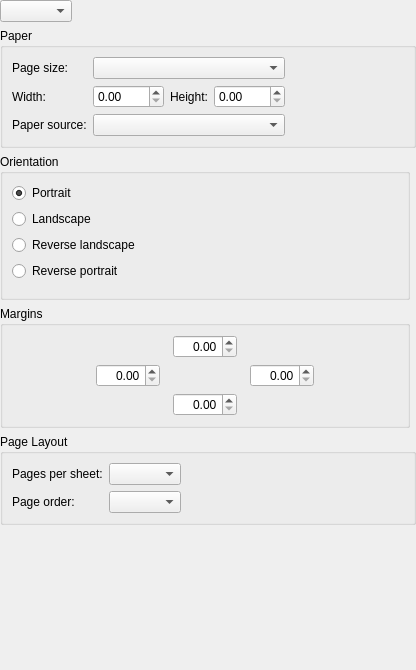
<?xml version="1.0" encoding="UTF-8"?>
<ui version="4.0">
 <class>QPageSetupWidget</class>
 <widget class="QWidget" name="QPageSetupWidget">
  <property name="geometry">
   <rect>
    <x>0</x>
    <y>0</y>
    <width>416</width>
    <height>670</height>
   </rect>
  </property>
  <property name="windowTitle">
   <string>Form</string>
  </property>
  <layout class="QGridLayout" name="gridLayout_3">
   <property name="margin" stdset="0">
    <number>0</number>
   </property>
   <item row="1" column="0" colspan="2">
    <widget class="QGroupBox" name="groupBox_2">
     <property name="title">
      <string>Paper</string>
     </property>
     <layout class="QGridLayout" name="gridLayout_2">
      <item row="0" column="0">
       <widget class="QLabel" name="pageSizeLabel">
        <property name="text">
         <string>Page size:</string>
        </property>
        <property name="buddy">
         <cstring>pageSizeCombo</cstring>
        </property>
       </widget>
      </item>
      <item row="0" column="1">
       <widget class="QComboBox" name="pageSizeCombo"/>
      </item>
      <item row="1" column="0">
       <widget class="QLabel" name="widthLabel">
        <property name="text">
         <string>Width:</string>
        </property>
        <property name="buddy">
         <cstring>pageWidth</cstring>
        </property>
       </widget>
      </item>
      <item row="1" column="1">
       <layout class="QHBoxLayout" name="horizontalLayout_3">
        <item>
         <widget class="QDoubleSpinBox" name="pageWidth">
          <property name="maximum">
           <double>9999.989999999999782</double>
          </property>
         </widget>
        </item>
        <item>
         <widget class="QLabel" name="heightLabel">
          <property name="text">
           <string>Height:</string>
          </property>
          <property name="buddy">
           <cstring>pageHeight</cstring>
          </property>
         </widget>
        </item>
        <item>
         <widget class="QDoubleSpinBox" name="pageHeight">
          <property name="maximum">
           <double>9999.989999999999782</double>
          </property>
         </widget>
        </item>
       </layout>
      </item>
      <item row="2" column="0">
       <widget class="QLabel" name="paperSourceLabel">
        <property name="text">
         <string>Paper source:</string>
        </property>
        <property name="buddy">
         <cstring>paperSource</cstring>
        </property>
       </widget>
      </item>
      <item row="2" column="1">
       <widget class="QComboBox" name="paperSource"/>
      </item>
      <item row="1" column="2">
       <spacer name="horizontalSpacer_4">
        <property name="orientation">
         <enum>Qt::Orientation::Horizontal</enum>
        </property>
        <property name="sizeHint" stdset="0">
         <size>
          <width>40</width>
          <height>20</height>
         </size>
        </property>
       </spacer>
      </item>
     </layout>
    </widget>
   </item>
   <item row="0" column="0" colspan="2">
    <layout class="QHBoxLayout" name="horizontalLayout_4">
     <item>
      <widget class="QComboBox" name="unitCombo"/>
     </item>
     <item>
      <spacer name="horizontalSpacer_3">
       <property name="orientation">
        <enum>Qt::Orientation::Horizontal</enum>
       </property>
       <property name="sizeHint" stdset="0">
        <size>
         <width>40</width>
         <height>20</height>
        </size>
       </property>
      </spacer>
     </item>
    </layout>
   </item>
   <item row="2" column="1" rowspan="2">
    <widget class="QWidget" name="preview" native="true"/>
   </item>
   <item row="2" column="0">
    <widget class="QGroupBox" name="groupBox_3">
     <property name="title">
      <string>Orientation</string>
     </property>
     <layout class="QVBoxLayout" name="verticalLayout">
      <item>
       <widget class="QRadioButton" name="portrait">
        <property name="text">
         <string>Portrait</string>
        </property>
        <property name="checked">
         <bool>true</bool>
        </property>
       </widget>
      </item>
      <item>
       <widget class="QRadioButton" name="landscape">
        <property name="text">
         <string>Landscape</string>
        </property>
       </widget>
      </item>
      <item>
       <widget class="QRadioButton" name="reverseLandscape">
        <property name="text">
         <string>Reverse landscape</string>
        </property>
       </widget>
      </item>
      <item>
       <widget class="QRadioButton" name="reversePortrait">
        <property name="text">
         <string>Reverse portrait</string>
        </property>
       </widget>
      </item>
      <item>
       <spacer name="verticalSpacer_5">
        <property name="orientation">
         <enum>Qt::Orientation::Vertical</enum>
        </property>
        <property name="sizeHint" stdset="0">
         <size>
          <width>0</width>
          <height>0</height>
         </size>
        </property>
       </spacer>
      </item>
     </layout>
    </widget>
   </item>
   <item row="3" column="0">
    <widget class="QGroupBox" name="groupBox">
     <property name="title">
      <string>Margins</string>
     </property>
     <layout class="QHBoxLayout" name="horizontalLayout_2">
      <item>
       <layout class="QGridLayout" name="gridLayout">
        <item row="0" column="1">
         <widget class="QDoubleSpinBox" name="topMargin">
          <property name="toolTip">
           <string>top margin</string>
          </property>
          <property name="accessibleName">
           <string>top margin</string>
          </property>
          <property name="alignment">
           <set>Qt::AlignmentFlag::AlignRight|Qt::AlignmentFlag::AlignTrailing|Qt::AlignmentFlag::AlignVCenter</set>
          </property>
          <property name="maximum">
           <double>999.990000000000009</double>
          </property>
         </widget>
        </item>
        <item row="1" column="0" colspan="3">
         <layout class="QHBoxLayout" name="horizontalLayout">
          <item>
           <spacer name="horizontalSpacer_7">
            <property name="orientation">
             <enum>Qt::Orientation::Horizontal</enum>
            </property>
            <property name="sizeHint" stdset="0">
             <size>
              <width>0</width>
              <height>20</height>
             </size>
            </property>
           </spacer>
          </item>
          <item>
           <widget class="QDoubleSpinBox" name="leftMargin">
            <property name="toolTip">
             <string>left margin</string>
            </property>
            <property name="accessibleName">
             <string>left margin</string>
            </property>
            <property name="alignment">
             <set>Qt::AlignmentFlag::AlignRight|Qt::AlignmentFlag::AlignTrailing|Qt::AlignmentFlag::AlignVCenter</set>
            </property>
            <property name="maximum">
             <double>999.990000000000009</double>
            </property>
           </widget>
          </item>
          <item>
           <spacer name="horizontalSpacer">
            <property name="orientation">
             <enum>Qt::Orientation::Horizontal</enum>
            </property>
            <property name="sizeType">
             <enum>QSizePolicy::Policy::MinimumExpanding</enum>
            </property>
            <property name="sizeHint" stdset="0">
             <size>
              <width>0</width>
              <height>0</height>
             </size>
            </property>
           </spacer>
          </item>
          <item>
           <widget class="QDoubleSpinBox" name="rightMargin">
            <property name="toolTip">
             <string>right margin</string>
            </property>
            <property name="accessibleName">
             <string>right margin</string>
            </property>
            <property name="alignment">
             <set>Qt::AlignmentFlag::AlignRight|Qt::AlignmentFlag::AlignTrailing|Qt::AlignmentFlag::AlignVCenter</set>
            </property>
            <property name="maximum">
             <double>999.990000000000009</double>
            </property>
           </widget>
          </item>
          <item>
           <spacer name="horizontalSpacer_8">
            <property name="orientation">
             <enum>Qt::Orientation::Horizontal</enum>
            </property>
            <property name="sizeHint" stdset="0">
             <size>
              <width>0</width>
              <height>20</height>
             </size>
            </property>
           </spacer>
          </item>
         </layout>
        </item>
        <item row="0" column="2">
         <spacer name="horizontalSpacer_2">
          <property name="orientation">
           <enum>Qt::Orientation::Horizontal</enum>
          </property>
          <property name="sizeType">
           <enum>QSizePolicy::Policy::MinimumExpanding</enum>
          </property>
          <property name="sizeHint" stdset="0">
           <size>
            <width>0</width>
            <height>20</height>
           </size>
          </property>
         </spacer>
        </item>
        <item row="2" column="1">
         <widget class="QDoubleSpinBox" name="bottomMargin">
          <property name="toolTip">
           <string>bottom margin</string>
          </property>
          <property name="accessibleName">
           <string>bottom margin</string>
          </property>
          <property name="alignment">
           <set>Qt::AlignmentFlag::AlignRight|Qt::AlignmentFlag::AlignTrailing|Qt::AlignmentFlag::AlignVCenter</set>
          </property>
          <property name="maximum">
           <double>999.990000000000009</double>
          </property>
         </widget>
        </item>
        <item row="0" column="0">
         <spacer name="horizontalSpacer_5">
          <property name="orientation">
           <enum>Qt::Orientation::Horizontal</enum>
          </property>
          <property name="sizeType">
           <enum>QSizePolicy::Policy::MinimumExpanding</enum>
          </property>
          <property name="sizeHint" stdset="0">
           <size>
            <width>0</width>
            <height>20</height>
           </size>
          </property>
         </spacer>
        </item>
       </layout>
      </item>
     </layout>
    </widget>
   </item>
   <item row="5" column="0" colspan="2">
    <widget class="QGroupBox" name="pagesPerSheetButtonGroup">
     <property name="title">
      <string>Page Layout</string>
     </property>
     <layout class="QGridLayout" name="gridLayout_4">
      <item row="0" column="1">
       <widget class="QComboBox" name="pagesPerSheetCombo"/>
      </item>
      <item row="0" column="2">
       <spacer name="horizontalSpacer_6">
        <property name="orientation">
         <enum>Qt::Orientation::Horizontal</enum>
        </property>
        <property name="sizeHint" stdset="0">
         <size>
          <width>40</width>
          <height>20</height>
         </size>
        </property>
       </spacer>
      </item>
      <item row="1" column="0">
       <widget class="QLabel" name="label">
        <property name="text">
         <string>Page order:</string>
        </property>
       </widget>
      </item>
      <item row="1" column="1">
       <widget class="QComboBox" name="pagesPerSheetLayoutCombo"/>
      </item>
      <item row="0" column="0">
       <widget class="QLabel" name="label_2">
        <property name="text">
         <string>Pages per sheet:</string>
        </property>
       </widget>
      </item>
     </layout>
    </widget>
   </item>
   <item row="6" column="0">
    <spacer name="verticalSpacer">
     <property name="orientation">
      <enum>Qt::Orientation::Vertical</enum>
     </property>
     <property name="sizeHint" stdset="0">
      <size>
       <width>20</width>
       <height>40</height>
      </size>
     </property>
    </spacer>
   </item>
  </layout>
 </widget>
 <resources/>
 <connections/>
</ui>
